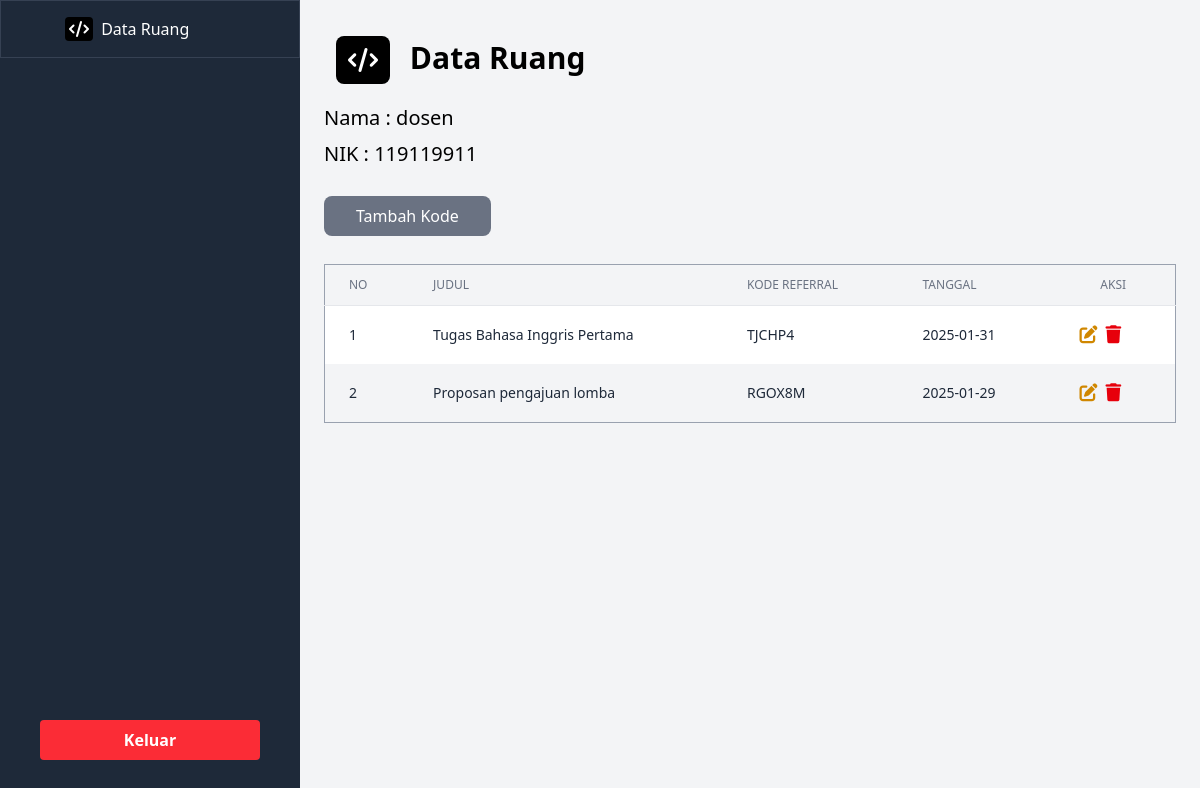
Page /data-ruang (signed in) on the committed database.
### tables this page shows
CREATE TABLE `referrals` (
  `id` int(11) NOT NULL,
  `user_id` int(11) NOT NULL,
  `title` varchar(255) NOT NULL,
  `referral_code` varchar(100) NOT NULL,
  `date` date NOT NULL,
  `created_at` timestamp NOT NULL DEFAULT current_timestamp()
);

### src/pages/data-ruang.php (the view, shortened to what this page needs)
<?php
include 'src/boot/config.php';
$user = $_SESSION['user'];
$user_id = $user['id'];
$query = "SELECT referrals.id, referrals.title, referrals.referral_code, referrals.date
          FROM referrals
          JOIN users ON referrals.user_id = users.id
          WHERE referrals.user_id = ?";
$stmt = $conn->prepare($query);
$stmt->bind_param('i', $user_id);
$stmt->execute();
$result = $stmt->get_result();
$referrals = $result->fetch_all(MYSQLI_ASSOC);
?>
<!DOCTYPE html>
<html lang="id">
<head>
  <link rel="stylesheet" href="public/css/style.css">
  <link rel="stylesheet" href="public/css/font-awesome/css/all.min.css">
</head>
<body class="bg-gray-100">
  <div class="flex">
    <div class="w-1/4 bg-gray-800 min-h-screen text-white flex flex-col">
      <ul class="flex-1">
        <li><a href="/data-ruang" class="block py-4 pl-15 border border-gray-700 hover:bg-gray-500"><i class="fas fa-code bg-black text-white p-1 rounded-sm mx-1"></i> Data Ruang</a></li>
      </ul>
      <div class="mt-auto m-10">
        <a href="/src/boot/logout.php" class="block text-center py-2 bg-red-500 hover:bg-red-600 text-white font-semibold rounded-sm">
          Keluar
        </a>
      </div>
    </div>
    <div class="flex-1 p-6">
      <h2 class="text-3xl font-semibold my-3"><i class="fas fa-code bg-black text-white p-3 rounded-lg text-2xl mx-3"></i> Data Ruang</h2>
      <div class="my-5">
        <p class="text-xl my-2">Nama : <?= htmlspecialchars($user['username']); ?></p>
        <p class="text-xl my-2">NIK : <?= htmlspecialchars($user['NIM']); ?></p>
      </div>
      <button onclick="openModal()" class="cursor-pointer px-8 py-2 my-2 bg-gray-500 text-white rounded-lg hover:bg-gray-600">Tambah Kode</button>
      <table class="min-w-full divide-y divide-gray-200 border border-gray-400 my-5">
        <thead>
          <tr>
            <th scope="col" class="px-6 py-3 text-start text-xs font-medium text-gray-500 uppercase">No</th>
            <th scope="col" class="px-6 py-3 text-start text-xs font-medium text-gray-500 uppercase">Judul</th>
            <th scope="col" class="px-6 py-3 text-start text-xs font-medium text-gray-500 uppercase">Kode Referral</th>
            <th scope="col" class="px-6 py-3 text-start text-xs font-medium text-gray-500 uppercase">Tanggal</th>
            <th scope="col" class="px-6 py-3 text-xs font-medium text-gray-500 uppercase">Aksi</th>
          </tr>
        </thead>
        <tbody>
          <?php if (!empty($referrals)) : ?>
            <?php foreach ($referrals as $index => $referral) : ?>
              <tr class="odd:bg-white even:bg-gray-100">
                <td class="px-6 py-4 whitespace-nowrap text-sm font-medium text-gray-800"><?= $index + 1; ?></td>
                <td class="px-6 py-4 whitespace-nowrap text-sm text-gray-800"><?= htmlspecialchars($referral['title']); ?></td>
                <td class="px-6 py-4 whitespace-nowrap text-sm text-gray-800"><?= htmlspecialchars($referral['referral_code']); ?></td>
                <td class="px-6 py-4 whitespace-nowrap text-sm text-gray-800"><?= htmlspecialchars($referral['date'] ?? '-'); ?></td>
                <td class="px-6 py-4 whitespace-nowrap text-end text-sm font-medium flex items-center">
                  <a href="/kode-referral?referral_code=<?= urlencode($referral['referral_code']); ?>" class="cursor-pointer mx-1 inline-flex items-center gap-x-2 text-yellow-600 hover:text-yellow-800">
                    <i class="fas fa-edit text-lg"></i>
                  </a>
                  <form action="src/boot/delete.php" method="POST" onsubmit="return confirm('Apakah Anda yakin ingin menghapus data ini?');">
                    <button type="submit" class="cursor-pointer m-1 inline-flex items-center gap-x-2 text-red-600 hover:text-red-800">
                      <i class="fas fa-trash text-lg"></i>
                    </button>
                  </form>
                </td>
              </tr>
            <?php endforeach; ?>
          <?php else : ?>
            <tr>
              <td colspan="5" class="text-center py-4 text-gray-600">Belum ada kode referral.</td>
            </tr>
          <?php endif; ?>
        </tbody>
      </table>
    </div>
  </div>
</body>
</html>

### rows in the picture
referrals: title "Tugas Bahasa Inggris Pertama", referral_code "TJCHP4", date "2025-01-31"
referrals: title "Proposan pengajuan lomba", referral_code "RGOX8M", date "2025-01-29"

### other values in the picture
$user['username'] "dosen"
$user['NIM'] "119119911"
